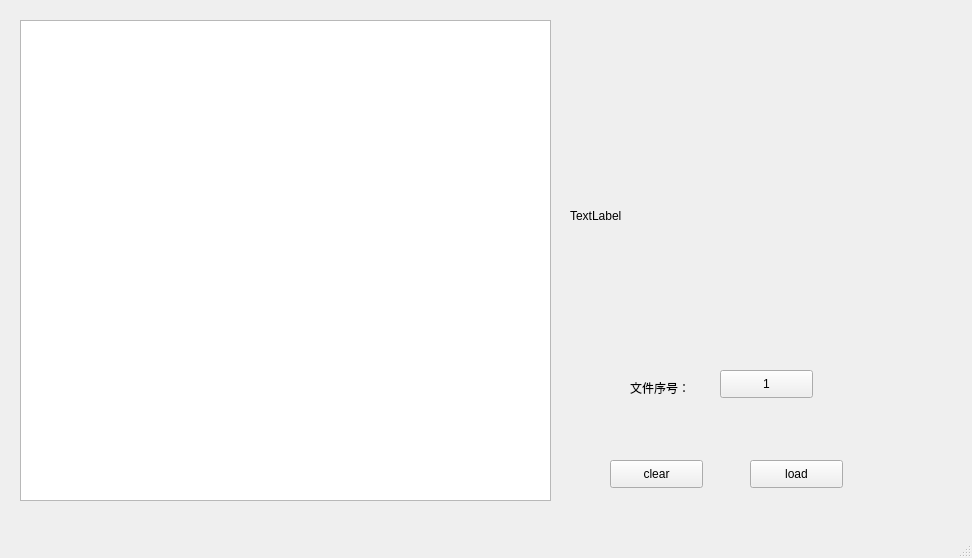
<?xml version="1.0" encoding="UTF-8"?>
<ui version="4.0">
 <class>MainWindow</class>
 <widget class="QMainWindow" name="MainWindow">
  <property name="geometry">
   <rect>
    <x>0</x>
    <y>0</y>
    <width>972</width>
    <height>558</height>
   </rect>
  </property>
  <property name="windowTitle">
   <string>MainWindow</string>
  </property>
  <widget class="QWidget" name="centralwidget">
   <widget class="QPushButton" name="clear_button">
    <property name="geometry">
     <rect>
      <x>610</x>
      <y>460</y>
      <width>93</width>
      <height>28</height>
     </rect>
    </property>
    <property name="text">
     <string>clear</string>
    </property>
   </widget>
   <widget class="QPushButton" name="load_button">
    <property name="geometry">
     <rect>
      <x>750</x>
      <y>460</y>
      <width>93</width>
      <height>28</height>
     </rect>
    </property>
    <property name="text">
     <string>load</string>
    </property>
   </widget>
   <widget class="QLabel" name="image_label">
    <property name="geometry">
     <rect>
      <x>570</x>
      <y>80</y>
      <width>351</width>
      <height>271</height>
     </rect>
    </property>
    <property name="text">
     <string>TextLabel</string>
    </property>
   </widget>
   <widget class="QLabel" name="label_2">
    <property name="geometry">
     <rect>
      <x>630</x>
      <y>380</y>
      <width>75</width>
      <height>16</height>
     </rect>
    </property>
    <property name="text">
     <string>文件序号：</string>
    </property>
   </widget>
   <widget class="QPushButton" name="fileID_button">
    <property name="geometry">
     <rect>
      <x>720</x>
      <y>370</y>
      <width>93</width>
      <height>28</height>
     </rect>
    </property>
    <property name="text">
     <string>1</string>
    </property>
   </widget>
   <widget class="QTableWidget" name="table">
    <property name="enabled">
     <bool>true</bool>
    </property>
    <property name="geometry">
     <rect>
      <x>20</x>
      <y>20</y>
      <width>531</width>
      <height>481</height>
     </rect>
    </property>
    <property name="mouseTracking">
     <bool>true</bool>
    </property>
   </widget>
  </widget>
  <widget class="QMenuBar" name="menubar">
   <property name="geometry">
    <rect>
     <x>0</x>
     <y>0</y>
     <width>972</width>
     <height>26</height>
    </rect>
   </property>
  </widget>
  <widget class="QStatusBar" name="statusbar"/>
 </widget>
 <resources/>
 <connections/>
</ui>
